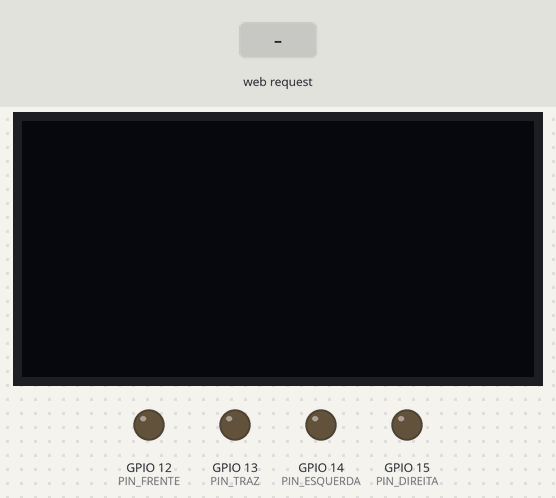
A sketch run on a simulated ESP8266 (NodeMCU). Parts: 128×64 one-colour display, output pins drawn as LEDs (lit = HIGH). Inputs (shaded band) come from the test bench. WiFi joins after 1.5 s; servers stay silent unless stated; what the sketch prints to the serial monitor is not drawn.

Above: at 2.7 s.
2.8 s: HTTP request GET /btnCimaEsq received
At 3.4 s:
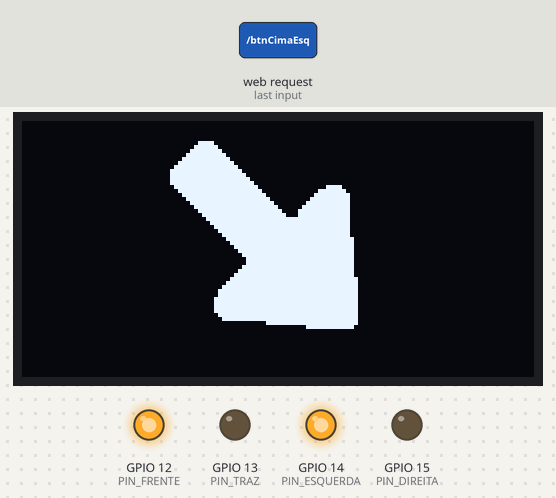
4.3 s: HTTP request GET /btnDireita received
At 5.5 s:
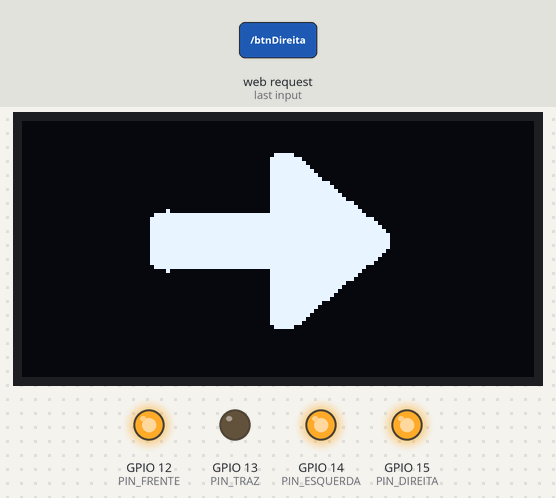
5.8 s: HTTP request GET /btnBaixoEsq received
At 6.9 s:
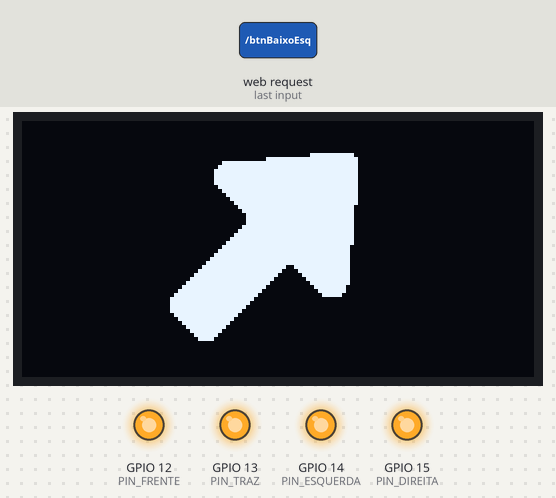
7.3 s: HTTP request GET /btnCima received
At 8.0 s:
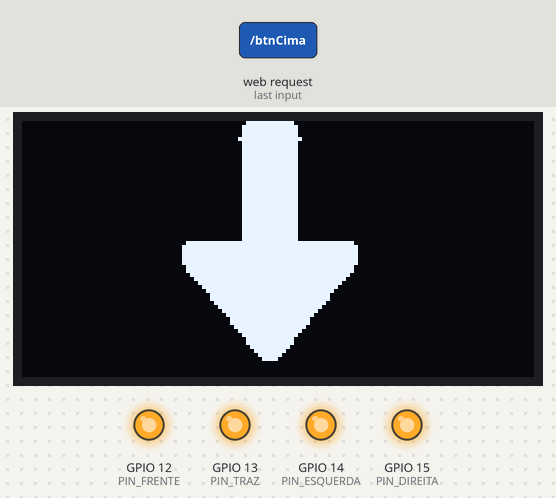
8.8 s: HTTP request GET /btnCimaDir received
At 9.2 s:
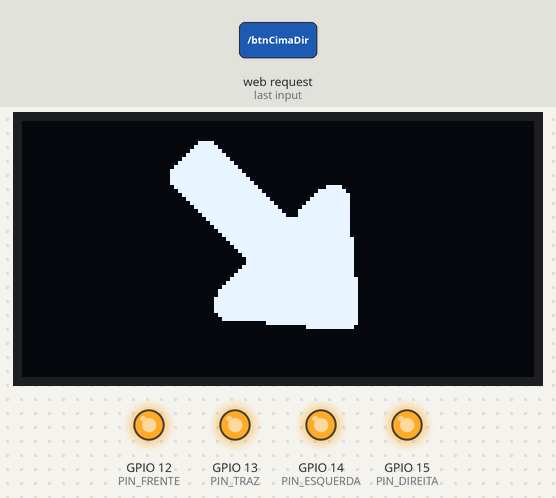
10.3 s: HTTP request GET /btnEsquerda received
At 11.5 s:
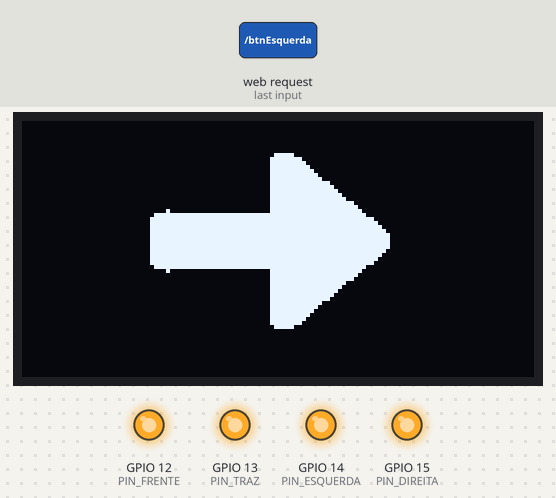
Timing chart, 0 to 12.8 s (numbered marks = the images above; inputs shaded):
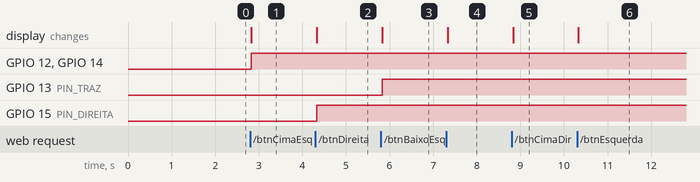

The sketch:

WebServerESP8266-OLED.ino
```cpp
#include <ESP8266WiFi.h>
#include "SSD1306Wire.h"

#include "images.h"

#define PIN_FRENTE    12
#define PIN_TRAZ      13
#define PIN_ESQUERDA  14
#define PIN_DIREITA   15
#define SDA_PIN 5
#define SCL_PIN 4
#define ENDERECO_I2C 0x3C

const char* ssid = "seu ssid";
const char* senha = "sua senha";

int frenteLigado = LOW;
int trazLigado = LOW;
int esquerdaLigado = LOW;
int direitaLigado = LOW;

// Porta web server = 80
WiFiServer server(80);
SSD1306Wire  display(ENDERECO_I2C, SDA_PIN, SCL_PIN); // SDA, SCL

void desenhaSetaHorizontal(char o) {
  display.resetDisplay();
  display.resetOrientation();
  if (o == 'd') display.flipScreenVertically();
  display.drawXbm((128 - setaHorizontalWidth) / 2 , 0 , setaHorizontalWidth, setaHorizontalHeight, setaHorizontal);
  display.display();
  display.resetOrientation();
}

void desenhaSetaVertical(char o) {
  display.resetDisplay();
  display.resetOrientation();
  if (o == 'b') display.mirrorScreen();
  display.drawXbm((128 - setaVerticalWidth) / 2 , 0 , setaVerticalWidth, setaVerticalHeight, setaVertical);
  display.display();
}

void desenhaSetaCima(char o) {
  display.resetDisplay();
  display.resetOrientation();
  if (o == 'd') display.flipScreenVertically();
  display.drawXbm((128 - setaCimaWidth) / 2 , 0 , setaCimaWidth, setaCimaHeight, setaCima);
  display.display();
  display.resetOrientation();
}

void desenhaSetaBaixo(char o) {
  display.resetDisplay();
  display.resetOrientation();
  if (o == 'd') display.flipScreenVertically();
  display.drawXbm((128 - setaBaixoWidth) / 2 , 0 , setaBaixoWidth, setaBaixoHeight, setaBaixo);
  display.display();
  display.resetOrientation();
}

void setup() {
  for (int i = 0; i < setaHorizontalWidth * setaHorizontalHeight / 8 ; i++) {
    setaHorizontal[i] = flipByte(setaHorizontal[i]);
  }
  for (int i = 0; i < setaVerticalWidth * setaVerticalHeight / 8 ; i++) {
    setaVertical[i] = flipByte(setaVertical[i]);
  }
  for (int i = 0; i < setaBaixoWidth * setaBaixoHeight / 8 ; i++) {
    setaBaixo[i] = flipByte(setaBaixo[i]);
  }
  for (int i = 0; i < setaCimaWidth * setaCimaHeight / 8 ; i++) {
    setaCima[i] = flipByte(setaCima[i]);
  }
  display.init();

  pinMode(PIN_FRENTE, OUTPUT);
  pinMode(PIN_TRAZ, OUTPUT);
  pinMode(PIN_ESQUERDA, OUTPUT);
  pinMode(PIN_DIREITA, OUTPUT);

  Serial.begin(115200);
  // Conexao to Wi-Fi
  Serial.print("Conectando ");
  Serial.println(ssid);
  WiFi.begin(ssid, senha);
  while (WiFi.status() != WL_CONNECTED) {
    delay(500);
    Serial.print(".");
  }
  // Mostra IP do servidor
  Serial.println("");
  Serial.println("WiFi conectado.");
  Serial.print("Endereço IP: ");
  Serial.println(WiFi.localIP());
  Serial.println("Use este endereço para conectar ao ESP8266");
  Serial.println();

  server.begin();
}

void loop() {
  WiFiClient client = server.available();   // Aguarda requisicoes de clientes
  if (client) {                             // Se cliente conectado,
    String cabec = ""; // Armazenamento HTTP request
    boolean linhaAtualVazia = true;
    while (client.connected()) {
      if (client.available()) {
        char c = client.read();
        Serial.write(c);
        cabec += c; // armazena conteudo do cabecalho para processamento
        // se é o final da linha e a linha está em branco,
        // significa que a solicitação http terminou,
        // desta forma e possível enviar uma resposta http
        if (c == '\n' && linhaAtualVazia) {
          processaGET(cabec);
          // envia um cabecalho de resposta http padrao
          client.println("HTTP/1.1 200 OK");
          client.println("Content-Type: text/html");
          client.println("Connection: close");  // a conexao será fechada após a conclusão da resposta
          client.println();
          // Pagina HTML
          client.println("<!doctype html>");
          client.println("<html>");
          client.println("   <head>");
          client.println("      <script src=\"https://ajax.googleapis.com/ajax/libs/jquery/3.1.1/jquery.min.js\"></script>");
          client.println("      <link rel=\"stylesheet\" href=\"https://cdnjs.cloudflare.com/ajax/libs/font-awesome/4.7.0/css/font-awesome.min.css\">");
          client.println("      <link rel=\"shortcut icon\" href=\"https://www.google.com/s2/favicons?domain=www.uepg.br\">");
          client.println("      <style>");
          client.println("         .content {");
          client.println("         max-width: 280px;");
          client.println("         margin: auto;");
          client.println("         }");
          client.println("         .grid {");
          client.println("         display: grid;");
          client.println("         border-radius: 1em;");
          client.println("         grid-gap: 10px;");
          client.println("         grid-template-columns: 80px 80px 80px;");
          client.println("         background-color: LAVENDER;");
          client.println("         padding: 10px;");
          client.println("         }");
          client.println("         .grid-item {");
          client.println("         border: none;");
          client.println("         padding: 10px;");
          client.println("         background-color: POWDERBLUE;");
          client.println("         color: White;");
          client.println("         border-radius: 10px;");
          client.println("         font-size: 200%;");
          client.println("         text-align: center;");
          client.println("        }");
          client.println("      </style>");
          client.println("   </head>");
          client.println("   <body>");
          client.println("      <div class=\"content\">");
          client.println("         <h3 align=\"center\">Click na seta correspondente ao movimento desejado, para parar click Home.</h3>");
          client.println("         <div class=\"grid\">");
          client.println("            <div id=\"btnCimaEsq\" class=\"grid-item\"><span class=\"fa\" style=\"transform: rotate(-45deg);\">&#xf0aa;</span></div>");
          client.println("            <div id=\"btnCima\" class=\"grid-item\"><span class=\"fa\">&#xf0aa;</span></div>");
          client.println("            <div id=\"btnCimaDir\" class=\"grid-item\"><span class=\"fa\" style=\"transform: rotate(45deg);\">&#xf0aa;</span></div>");
          client.println("            <div id=\"btnEsquerda\" class=\"grid-item\"><span class=\"fa\">&#xf0a8;</span></div>");
          client.println("            <div id=\"btnHome\" class=\"grid-item\"><span class=\"fa\">&#xf015;</span></div>");
          client.println("            <div id=\"btnDireita\" class=\"grid-item\"><span class=\"fa\">&#xf0a9;</span></div>");
          client.println("            <div id=\"btnBaixoEsq\" class=\"grid-item\"><span class=\"fa\" style=\"transform: rotate(45deg);\">&#xf0ab;</span></div>");
          client.println("            <div id=\"btnBaixo\" class=\"grid-item\"><span class=\"fa\">&#xf0ab;</span></div>");
          client.println("            <div id=\"btnBaixoDir\" class=\"grid-item\"><span class=\"fa\" style=\"transform: rotate(-45deg);\">&#xf0ab;</span></div>");
          client.println("         </div>");
          client.println("      </div>");
          client.println("      <script>");
          client.println("         $(document).ready(function(){");
          client.println("             var button = $(\".grid-item\");");
          client.println("             button.on(\"touchstart mousedown\", function(){");
          client.println("                 $(this).css(\"backgroundColor\", \"Blue\");");
          client.println("                 window.location.pathname = \"/\" + $(this)[0].id;");
          client.println("             });");
          client.println("             button.on(\"touchleave touchend mouseup\", function(){");
          client.println("                 $(this).css(\"backgroundColor\", \"POWDERBLUE\");");
          client.println("                 window.location.pathname = \"/btnHome\";");
          client.println("             });");
          client.println("         });");
          client.println("      </script>");
          client.println("  </body>");
          client.println("</html>");
          // Envia a HTTP response
          client.println();
          break;
        }
        if (c == '\n') {  // inicio de uma nova linha
          linhaAtualVazia = true;
        } else if (c != '\r') {  // existe pelo menos um caracter na linha atual
          linhaAtualVazia = false;
        }
      }
    }
    // um atraso para o web browser processar a resposta
    delay(10);
    // Fecha conexao
    client.stop();
  }
}

void processaGET(String c) {
  if (c.indexOf("GET /") >= 0) {
    String linha = c.substring(c.indexOf("GET /") + 5);
    int ind = 0;
    String info = "";
    while (linha[ind] != '\n') {
      info += linha[ind];
      ind++;
    }
    String acao = info.substring(0, info.indexOf(" HTTP/1.1"));
    if (acao == "btnCimaEsq") {
      desenhaSetaCima('e');
      frenteLigado = HIGH;
      esquerdaLigado = HIGH;
    }
    else if (acao == "btnCima") {
      desenhaSetaVertical('c');
      frenteLigado = HIGH;
    }
    else if (acao == "btnCimaDir") {
      desenhaSetaCima('d');
      frenteLigado = HIGH;
      direitaLigado = HIGH;
    }
    else if (acao == "btnEsquerda") {
      desenhaSetaHorizontal('e');
      esquerdaLigado = HIGH;
    }
    else if (acao == "btnHome") {
      display.resetDisplay();
      frenteLigado = LOW;
      trazLigado = LOW;
      esquerdaLigado = LOW;
      direitaLigado = LOW;
    }
    else if (acao == "btnDireita") {
      desenhaSetaHorizontal('d');
      direitaLigado = HIGH;
    }
    if (acao == "btnBaixoEsq") {
      desenhaSetaBaixo('e');
      trazLigado = HIGH;
      esquerdaLigado = HIGH;
    }
    else if (acao == "btnBaixo") {
      desenhaSetaVertical('b');
      trazLigado = HIGH;
    }
    else if (acao == "btnBaixoDir") {
      desenhaSetaBaixo('d');
      trazLigado = HIGH;
      direitaLigado = HIGH;
    }
  }
  //Atualiza as saidas
  digitalWrite(PIN_FRENTE, frenteLigado);
  digitalWrite(PIN_TRAZ, trazLigado);
  digitalWrite(PIN_ESQUERDA, esquerdaLigado);
  digitalWrite(PIN_DIREITA, direitaLigado);
}
```

Source omitted: images.h (data table, 10832 bytes)

Measured:
- after the input at 2.8 s, GPIO 12 (PIN_FRENTE), GPIO 14 (PIN_ESQUERDA): LOW → HIGH at once; the display: changes at once (image 1)
- after the input at 4.3 s, GPIO 15 (PIN_DIREITA): LOW → HIGH at once; the display: changes at once (image 2)
- after the input at 5.8 s, GPIO 13 (PIN_TRAZ): LOW → HIGH at once; the display: changes at once (image 3)
- after the input at 7.3 s, the display: changes at once (image 4)
- after the input at 8.8 s, the display: changes at once (image 5)
- after the input at 10.3 s, the display: changes at once (image 6)
